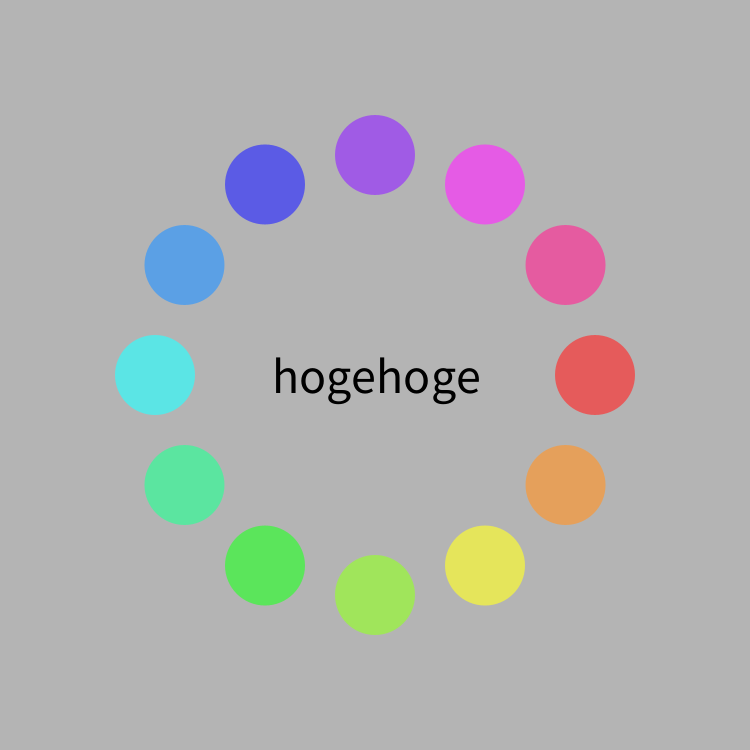
Frame 1 (no input)
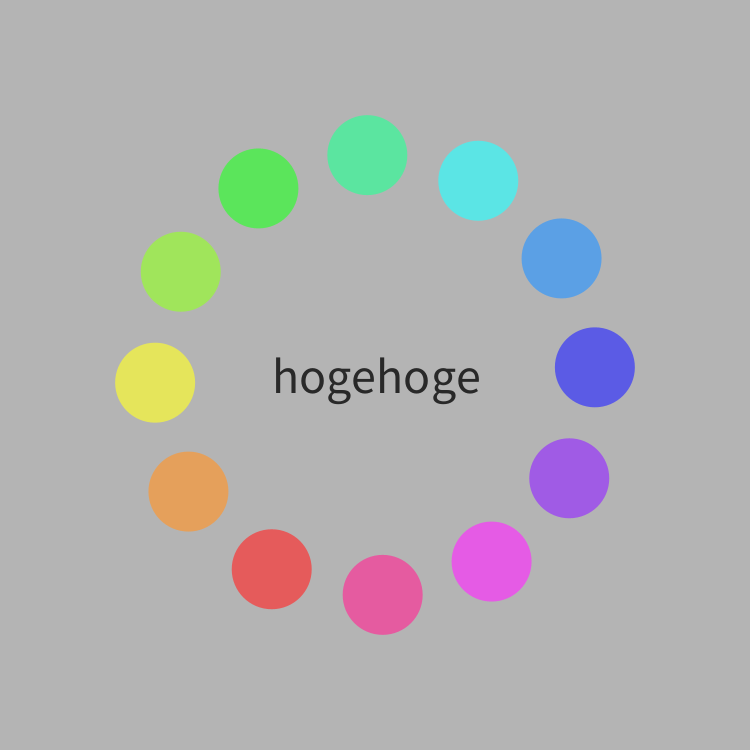
Frame 60 (the mouse pressed at the canvas centre just before this capture)
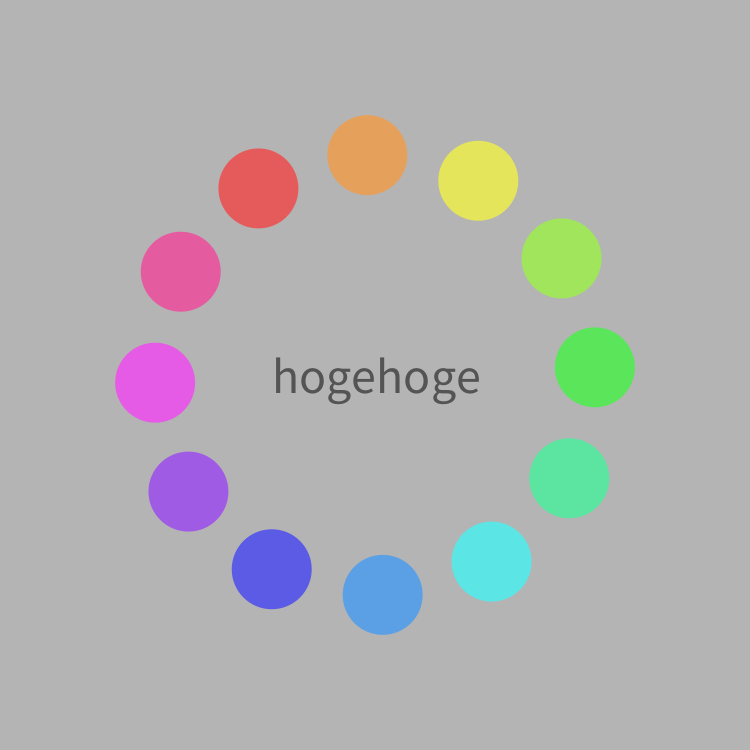
Frame 120 (the mouse held since frame 60 and released just before this capture)

The Processing sketch that drew these frames (run headless with seeded random() and noise(); from frame 60 on, the mouse is pressed at the canvas centre):

// Processing sketch: sketch_02_RB_Colette
// ── sketch_02_RB_Colette.pde
float rad=220; //カラーホイール配置の半径
int eNum=12;   //カラーホイールの個数。360の約数。
float eDia=80;
int ang=0;
int angAdd=-1;
int cnt=0;
String str="hogehoge";

color[] col=new color[eNum];

void setup(){
  size(750,750);
  frameRate(30);
  noStroke();
  colorMode(HSB,360,100,100,100);
  for(int i=0; i<eNum; i++){
    float hue=360/eNum*i;
    col[i]=color(hue,60,90);
  }

  textAlign(CENTER, CENTER);
  textSize(50);
}

void draw(){
  background(255);
  translate(width/2, height/2);

  for(int i=0; i<eNum; i++){
    float angle=ang+360/eNum*i;
    float xPos=rad*cos(radians(angle));
    float yPos=rad*sin(radians(angle));
    
    fill(col[i]);
    ellipse(xPos,yPos,eDia,eDia);
  }
  ang+=2;
  
  //テキストカラー
  if (cnt<170) fill(cnt);
  else         fill(170);
  //テキスト  
  text(str,0,0); //text, x座標, y座標
  cnt++;
}
